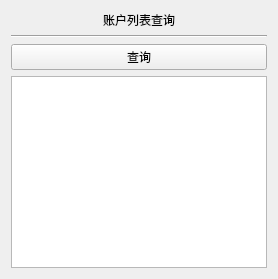
               <widget class="QWidget" name="tab_2">
                <attribute name="title">
                 <string>账户列表查询</string>
                </attribute>
                <layout class="QVBoxLayout" name="verticalLayout_17">
                 <item>
                  <layout class="QVBoxLayout" name="verticalLayout_2">
                   <item>
                    <widget class="QLabel" name="label_3">
                     <property name="text">
                      <string>账户列表查询</string>
                     </property>
                     <property name="alignment">
                      <set>Qt::AlignCenter</set>
                     </property>
                    </widget>
                   </item>
                   <item>
                    <widget class="Line" name="line_4">
                     <property name="orientation">
                      <enum>Qt::Horizontal</enum>
                     </property>
                    </widget>
                   </item>
                   <item>
                    <layout class="QHBoxLayout" name="horizontalLayout_4"/>
                   </item>
                   <item>
                    <widget class="QPushButton" name="btnAccountList">
                     <property name="text">
                      <string>查询</string>
                     </property>
                    </widget>
                   </item>
                   <item>
                    <widget class="QPlainTextEdit" name="edtALPlanEdit"/>
                   </item>
                  </layout>
                 </item>
                </layout>
               </widget>
